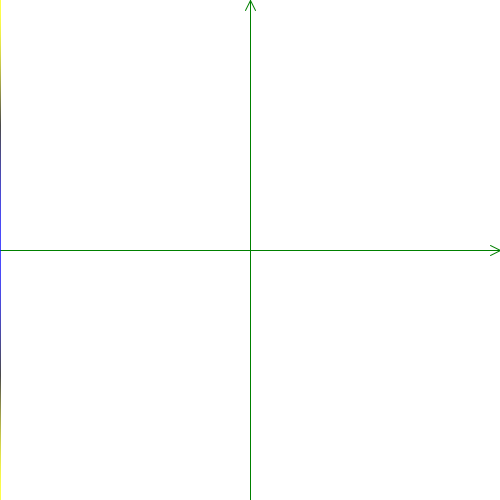
Frame 1 (no input)
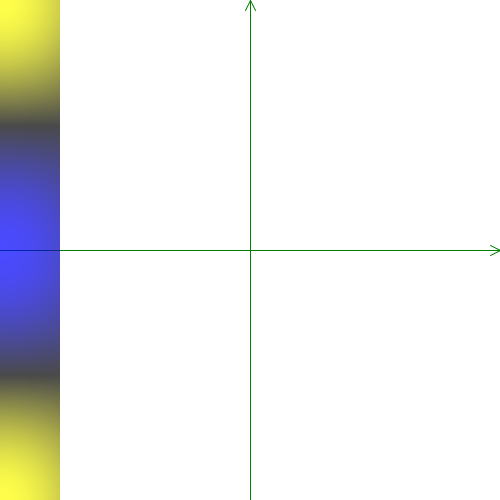
Frame 60 (the mouse pressed at the canvas centre just before this capture)
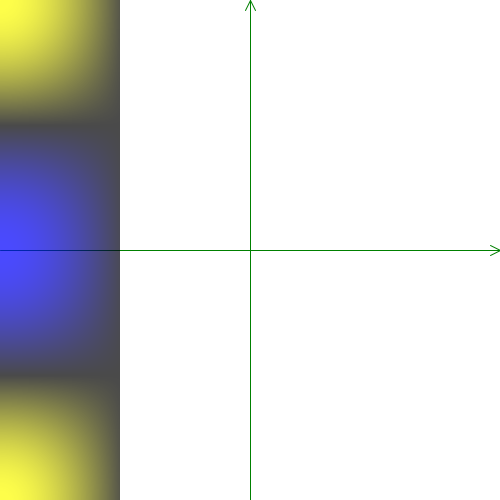
Frame 120 (the mouse held since frame 60 and released just before this capture)

The Processing sketch that drew these frames (run headless with seeded random() and noise(); from frame 60 on, the mouse is pressed at the canvas centre):

// Processing sketch: wykres_funkcji_dwu_zmiennych_walentynkowy
// ── wykres_funkcji_dwu_zmiennych_walentynkowy.pde
//Wykres funkcji dwu zmiennych w trybie proceduralnym
/////////////////////////////////////////////////////////

float mojaFunkcja(float x,float y)//TO JEST WIZUALIZOWANA FUNKCJA TRYGONOMETRYCZNA
{
  return cos(x)*cos(y);
}

//Globalne ustawienia
float krokX,krokY,mnozZ;
void setup()
{
  size(500,500);
  smooth();
  background(255);
  krokX=(PI*2)/width;//Jaki fragment X na jedną kolumnę okna o długości width
  krokY=(PI*2)/height;//Jaki fragment Y na jeden wiersz okna o wysokości height
  mnozZ=255;
  uklad();
  //blendMode(REPLACE);
}

int k=0;//Licznik pętli po kolumnach ukrytej w wywołaniach draw()
void draw()//Rysuje wykres kolumna po kolumnie
{
  if(k<width) //Przejście po wszystkich kolumnach pikseli
  {
    float x=k*krokX-PI;   //Przeliczenie kolumny okna na x , chcemy żeby też były ujemne
    for(int w=0;w<height;w++)// a w kolumnach przejście po wszystkich wierszach
    {
      float y=(height-w)*krokY-PI; //Przeliczenie wiersza okna na y , chcemy żeby też były ujemne
      float z=mojaFunkcja(x,y);       //Obliczenie funkcji
      if(z>0) stroke(z*mnozZ,z*mnozZ,0); //Ustalenie koloru dla wyników dodatnich
      else    stroke(0,0,-z*mnozZ);// oraz dla ujemnych
      point(k,w);            //Nakreślenie punktu w odpowiednim miejscu
    }
  }
  else
  {
      uklad();
  }
  k++;//Tu musimy sami zadbac o powiększanie licznika
}

void uklad()  //rysunek układu współrzędnych
{
  stroke(0,128,0);
  line(0,height/2,width,height/2); //Oś X
  line(width,height/2,width-10,height/2-5);//Grot X
  line(width,height/2,width-10,height/2+5);//Grot X c.d.
  line(width/2,0,width/2,height);       //Oś Y
  line(width/2,0,width/2+5,10);        //Pół grotu Y
  line(width/2,0,width/2-5,10);        //Drugie pół grotu Y
}
